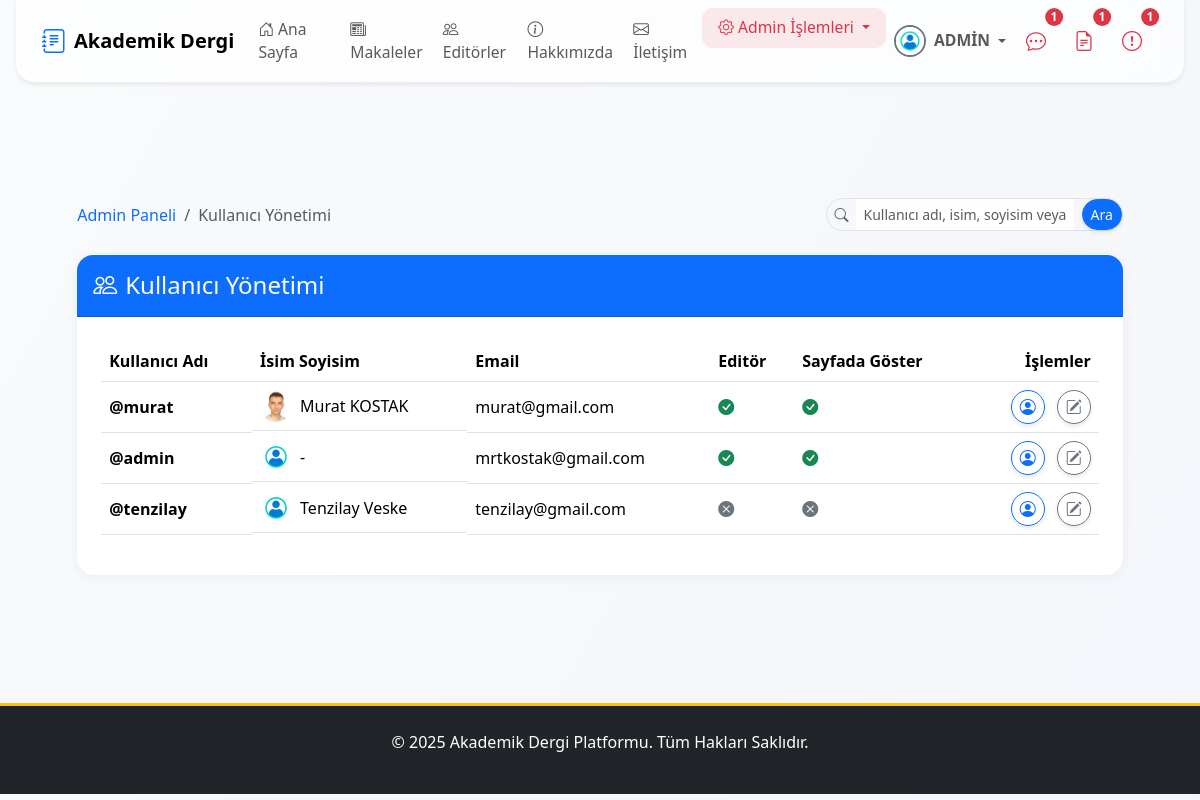
The app's page /dashboard/users/ (signed in) with its own data.
### apps/users/models.py (models this page shows, shortened)
class User(AbstractUser):
    email = models.EmailField(unique=True, verbose_name="E-posta Adresi")
    biyografi = models.TextField(blank=True, null=True, verbose_name="Biyografi")
    profile_resmi = models.ImageField(
        upload_to=profile_pic_path,
        default='profile_pics/default.png',
        verbose_name="Profil Resmi"
    )
    resume = models.FileField(
        upload_to=resume_path,
        blank=True,
        null=True,
        verbose_name="Özgeçmiş (PDF)"
    )
    is_editor = models.BooleanField(default=False, verbose_name="Editör Yetkisi")
    goster_editorler_sayfasinda = models.BooleanField(
        default=False,
        verbose_name="Editörler Sayfasında Gösterilsin mi?"
    )
    def get_full_name(self):
        return f"{self.first_name} {self.last_name}".strip()

### apps/dashboard/views.py (the view)
# urls.py: path('users/', views.AdminUserListView.as_view(), name='admin_user_list'),
class AdminUserListView(AdminRequiredMixin, ListView):
    model = User
    template_name = 'dashboard/admin_user_list.html'
    context_object_name = 'kullanicilar'
    paginate_by = 20
    def get_queryset(self):
        queryset = User.objects.all()
        query = self.request.GET.get('q')
        if query:
            queryset = queryset.filter(
                Q(username__icontains=query) | Q(email__icontains=query) |
                Q(first_name__icontains=query) | Q(last_name__icontains=query)
            )
        queryset = queryset.order_by(
            '-is_editor',
            '-goster_editorler_sayfasinda',
            '-date_joined'
        )
        return queryset

### apps/core/context_processors.py (called while the page is built)
def notification_context(request):
    if not request.user.is_authenticated:
        return {}
    user = request.user
    context = {}
    if user.is_superuser:
        context['unread_messages_count'] = IletisimFormu.objects.filter(cevaplandi=False).count()
    else:
        context['unread_messages_count'] = 0
    if user.is_superuser or user.is_editor:
        context['draft_articles_count'] = Makale.objects.filter(goster_makaleler_sayfasinda=False).count()
    else:
        context['draft_articles_count'] = 0
    context['unread_notes_count'] = Makale.objects.filter(
        yazarlar__user_hesabi=user,
        admin_notu_okundu=False
    ).exclude(admin_notu__isnull=True).exclude(admin_notu__exact='').count()
    return context

### apps/core/mixins.py (called while the page is built)
    def dispatch(self, request, *args, **kwargs):
        if not request.user.is_authenticated or not request.user.is_superuser:
            messages.error(request, 'Bu sayfaya erişim için admin yetkisi gerekmektedir.')
            return redirect('anasayfa')
        return super().dispatch(request, *args, **kwargs)

### templates/dashboard/admin_user_list.html (shortened to what this page needs)
{% extends 'base.html' %}
{% block content %}
<div class="container py-5">
    <div class="row justify-content-center">
        <div class="col-lg-12 col-md-11 col-12">
            <nav aria-label="breadcrumb" class="mb-4 d-flex justify-content-between align-items-center">
                <ol class="breadcrumb mb-0">
                    <li class="breadcrumb-item"><a href="/dashboard/" class="text-decoration-none">Admin Paneli</a></li>
                    <li class="breadcrumb-item active" aria-current="page">Kullanıcı Yönetimi</li>
                </ol>
                <form method="get" class="mb-0 d-flex">
                    <div class="input-group input-group-sm rounded-pill border">
                        <span class="input-group-text bg-transparent border-0">
                            <i class="bi bi-search text-muted"></i>
                        </span>
                        <input type="text" name="q" class="form-control border-0 shadow-none" placeholder="Kullanıcı adı, isim, soyisim veya e-posta ile ara..." value="{{ request.GET.q|default:'' }}">
                        <button class="btn btn-primary btn-sm rounded-pill ms-2" type="submit">Ara</button>
                    </div>
                </form>
            </nav>
            <div class="card shadow rounded-4 border-0">
                <div class="card-header bg-primary text-white text-center rounded-top-4 d-flex justify-content-between align-items-center py-3">
                    <h4 class="mb-0"><i class="bi bi-people me-2"></i>Kullanıcı Yönetimi</h4>
                </div>
                <div class="card-body p-4">
                    <div class="table-responsive">
                        <table class="table table-hover align-middle">
                            <thead>
                                <tr>
                                    <th>Kullanıcı Adı</th>
                                    <th>İsim Soyisim</th>
                                    <th>Email</th>
                                    <th>Editör</th>
                                    <th>Sayfada Göster</th>
                                    <th class="text-end">İşlemler</th>
                                </tr>
                            </thead>
                            <tbody>
                                {% for user in kullanicilar %}
                                <tr>
                                    <td><strong>@{{ user.username }}</strong></td>
                                    <td class="d-flex align-items-center gap-2">
                                        <img src="{{ user.profile_resmi.url }}" alt="Profil" class="rounded-circle" width="32" height="32" style="object-fit:cover;">
                                        <span>{{ user.get_full_name|default:"-" }}</span>
                                    </td>
                                    <td>{{ user.email }}</td>
                                    <td>{% if user.is_editor %}<i class="bi bi-check-circle-fill text-success"></i>{% else %}<i class="bi bi-x-circle-fill text-secondary"></i>{% endif %}</td>
                                    <td>{% if user.goster_editorler_sayfasinda %}<i class="bi bi-check-circle-fill text-success"></i>{% else %}<i class="bi bi-x-circle-fill text-secondary"></i>{% endif %}</td>
                                    <td class="text-end">
                                        <a href="{% url 'kullanici_profili' user.username %}" class="btn btn-sm btn-outline-primary rounded-circle me-2" data-bs-toggle="tooltip" data-bs-placement="top" title="Profili Görüntüle">
                                            <i class="bi bi-person-circle fs-6"></i>
                                        </a>
                                        <a href="{% url 'dashboard:admin_user_update' user.pk %}" class="btn btn-sm btn-outline-secondary rounded-circle" data-bs-toggle="tooltip" data-bs-placement="top" title="Rolleri Düzenle">
                                            <i class="bi bi-pencil-square fs-6"></i>
                                        </a>
                                    </td>
                                </tr>
                                {% endfor %}
                            </tbody>
                        </table>
                    </div>
                </div>
            </div>
        </div>
    </div>
</div>
{% endblock %}

### templates/partials/_navbar.html (shortened to what this page needs)
{% load static %}
{% load form_tags %}
<nav class="navbar navbar-expand-lg navbar-light fixed-top navbar-glass shadow-sm">
    <div class="container position-relative">
        <a class="navbar-brand d-none d-lg-flex align-items-center me-3" href="{% url 'anasayfa' %}">
            <i class="bi bi-journal-text fs-4 me-2 text-primary"></i>
            <span>Akademik Dergi</span>
        </a>
        <div class="collapse navbar-collapse justify-content-between mobile-glass-menu" id="navbarNav">
            <ul class="navbar-nav me-auto mb-2 mb-lg-0 gap-lg-1 gap-2 mobile-menu-list">
                <li class="nav-item">
                    <a href="{% url 'anasayfa' %}" class="nav-link {% if request.resolver_match.url_name == 'anasayfa' %}active fw-bold{% endif %}">
                        <i class="bi bi-house-door me-1"></i>Ana Sayfa
                    </a>
                </li>
                <li class="nav-item">
                    <a href="{% url 'makale_list' %}" class="nav-link {% if request.resolver_match.url_name == 'makale_list' %}active fw-bold{% endif %}">
                        <i class="bi bi-newspaper me-1"></i>Makaleler
                    </a>
                </li>
                <li class="nav-item">
                    <a href="{% url 'editorler' %}" class="nav-link {% if request.resolver_match.url_name == 'editorler' %}active fw-bold{% endif %}">
                        <i class="bi bi-people me-1"></i>Editörler
                    </a>
                </li>
                <li class="nav-item">
                    <a href="{% url 'hakkinda' %}" class="nav-link {% if request.resolver_match.url_name == 'hakkinda' %}active fw-bold{% endif %}">
                        <i class="bi bi-info-circle me-1"></i>Hakkımızda
                    </a>
                </li>
                        <li class="nav-item">
                    <a href="{% url 'iletisim' %}" class="nav-link {% if request.resolver_match.url_name == 'iletisim' %}active fw-bold{% endif %}">
                        <i class="bi bi-envelope me-1"></i>İletişim
                            </a>
                        </li>
                {% if user.is_authenticated %}
                    {% if user.is_superuser %}
                    <li class="nav-item dropdown">
                        <a class="nav-link dropdown-toggle nav-link-red" href="#" id="adminDropdown"
                           role="button" data-bs-toggle="dropdown" aria-expanded="false">
                            <i class="bi bi-gear me-1"></i>Admin İşlemleri
                        </a>
                    </li>
                    {% endif %}
                {% endif %}
            </ul>
            <ul class="navbar-nav align-items-center gap-lg-1 gap-2 d-none d-lg-flex">
                {% if user.is_authenticated %}
                    <li class="nav-item dropdown">
                        <a class="nav-link dropdown-toggle d-flex align-items-center" href="#" id="userDropdownDesktop" role="button" data-bs-toggle="dropdown" aria-expanded="false">
                            {% if user.profile_resmi %}
                                <img src="{{ user.profile_resmi.url }}" class="rounded-circle me-2" width="32" height="32" alt="{{ user.get_full_name|default:user.username }}" style="object-fit: cover;">
                            {% else %}
                                <div class="rounded-circle bg-primary bg-opacity-10 d-flex justify-content-center align-items-center me-2" style="width: 32px; height: 32px;">
                                    <i class="bi bi-person text-primary"></i>
                                </div>
                            {% endif %}
                            <span class="fw-semibold me-1">
                                {% if user.is_superuser %}
                                    ADMİN
                                {% else %}
                            {{ user.get_full_name|default:user.username }}
                                {% endif %}
                            </span>
                        </a>
                    </li>
                {% endif %}
                {% if user.is_authenticated %}
                    {% if unread_notes_count and unread_notes_count > 0 %}
                    <li class="nav-item position-relative me-2">
                        <a href="{% url 'makalelerim' %}" class="nav-link px-2" title="Yeni Admin Notu Olan Makaleler">
                            <i class="bi bi-chat-dots fs-5 text-danger"></i>
                            <span class="position-absolute top-0 start-100 translate-middle badge rounded-pill bg-danger text-white small-badge">{{ unread_notes_count }}</span>
                        </a>
                    </li>
                    {% endif %}
                    {% if user.is_superuser or user.is_editor %}
                        {% if draft_articles_count and draft_articles_count > 0 %}
                        <li class="nav-item position-relative me-2">
                            <a href="{% url 'dashboard:editor_panel' %}" class="nav-link px-2" title="Taslak Makaleler">
                                <i class="bi bi-file-earmark-text fs-5 text-danger"></i>
                                <span class="position-absolute top-0 start-100 translate-middle badge rounded-pill bg-danger text-white small-badge">{{ draft_articles_count }}</span>
                            </a>
                        </li>
                        {% endif %}
                        {% if user.is_superuser and unread_messages_count and unread_messages_count > 0 %}
                        <li class="nav-item position-relative me-2">
                            <a href="{% url 'dashboard:admin_iletisim_list' %}" class="nav-link px-2" title="Cevaplanmamış İletişim Mesajları">
                                <i class="bi bi-exclamation-circle fs-5 text-danger"></i>
                                <span class="position-absolute top-0 start-100 translate-middle badge rounded-pill bg-danger text-white small-badge">{{ unread_messages_count }}</span>
                            </a>
                        </li>
                        {% endif %}
                    {% endif %}
                {% endif %}
            </ul>
        </div>
    </div>
</nav>

### static/css/style.css (style rules this page uses)
body { font-family: 'Segoe UI', Roboto, 'Helvetica Neue', Arial, sans-serif; background-color: #f8f9fa; transition: background-color 0.3s; }
.navbar-brand { font-weight: bold; }
.navbar .dropdown-toggle img { border: 2px solid #6c757d; transition: transform 0.2s; }
.btn { transition: all 0.3s ease; box-shadow: 0 2px 4px rgba(0,0,0,0.1); }
.card { transition: transform 0.3s ease, box-shadow 0.3s ease; border: none; box-shadow: 0 4px 6px rgba(0,0,0,0.1); }
.bg-primary { background-color: #0d6efd !important; }

### templates/base.html (style rules this page uses)
body { background: linear-gradient(120deg, #f8fafc 0%, #f4f6fb 100%); min-height: 100vh; font-family: 'Segoe UI', 'Roboto', 'Helvetica Neue', Arial, sans-serif; color: #222; transition: background 0.3s; }
.modern-card, .card { border-radius: 1.1rem !important; box-shadow: 0 2px 12px 0 rgba(44,62,80,0.06) !important; border: none !important; }
.modern-btn, .btn { border-radius: 2rem !important; font-weight: 500; transition: box-shadow 0.2s, background 0.2s; }
body { opacity: 0; transition: opacity 0.5s; }

### templates/partials/_navbar.html (style rules this page uses)
.navbar-glass { background: rgba(255, 255, 255, 0.7); backdrop-filter: blur(24px); -webkit-backdrop-filter: blur(24px); border-bottom: 1.5px solid rgba(44, 62, 80, 0.07); transition: all 0.3s cubic-bezier(.4,0,.2,1); border-radius: 0 0 1.2rem 1.2rem; margin: 0 1rem; width: calc(100% - 2rem); box-shadow: 0 4px 24px 0 rgba(44,62,80,0.07); }
.nav-link-red { color: #dc3545 !important; background: rgba(220, 53, 69, 0.1); border-radius: 0.5rem; padding: 0.5rem 1rem !important; transition: all 0.3s ease; }
.navbar-nav .nav-link { font-size: 0.98rem; padding: 0.6rem 1.1rem; border-radius: 0.7rem; transition: background 0.2s, color 0.2s; }
.navbar-nav .position-relative { margin-right: 0.5rem; }
@media (min-width: 992px) { .d-lg-flex { display: flex !important; } }
body { padding-top: 80px; }
.small-badge { font-size: 0.75rem; padding: 0.25em 0.45em; z-index: 2; }

### records on screen
User: profile_resmi (placeholder picture), username "admin", get_full_name "-", email "mrtkostak@gmail.com", is_editor True (drawn), goster_editorler_sayfasinda True (drawn)
User: username "murat", profile_resmi (picture), get_full_name "Murat KOSTAK", email "murat@gmail.com", is_editor True (drawn), goster_editorler_sayfasinda True (drawn)
User: username "tenzilay", profile_resmi (placeholder picture), get_full_name "Tenzilay Veske", email "tenzilay@gmail.com", is_editor False (drawn), goster_editorler_sayfasinda False (drawn)

### other values on screen
{{ unread_notes_count }} "1"
{{ draft_articles_count }} "1"
{{ unread_messages_count }} "1"
